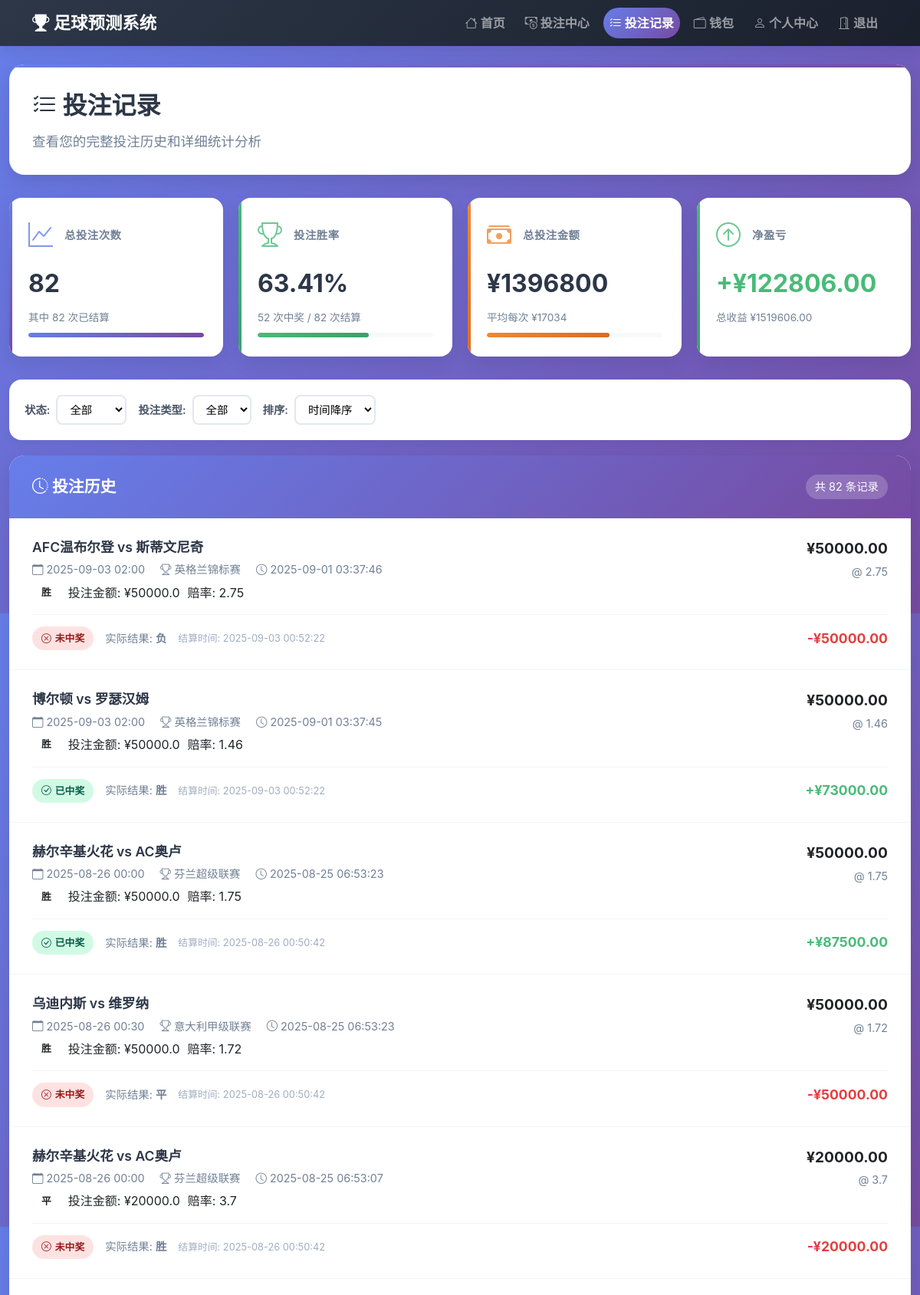
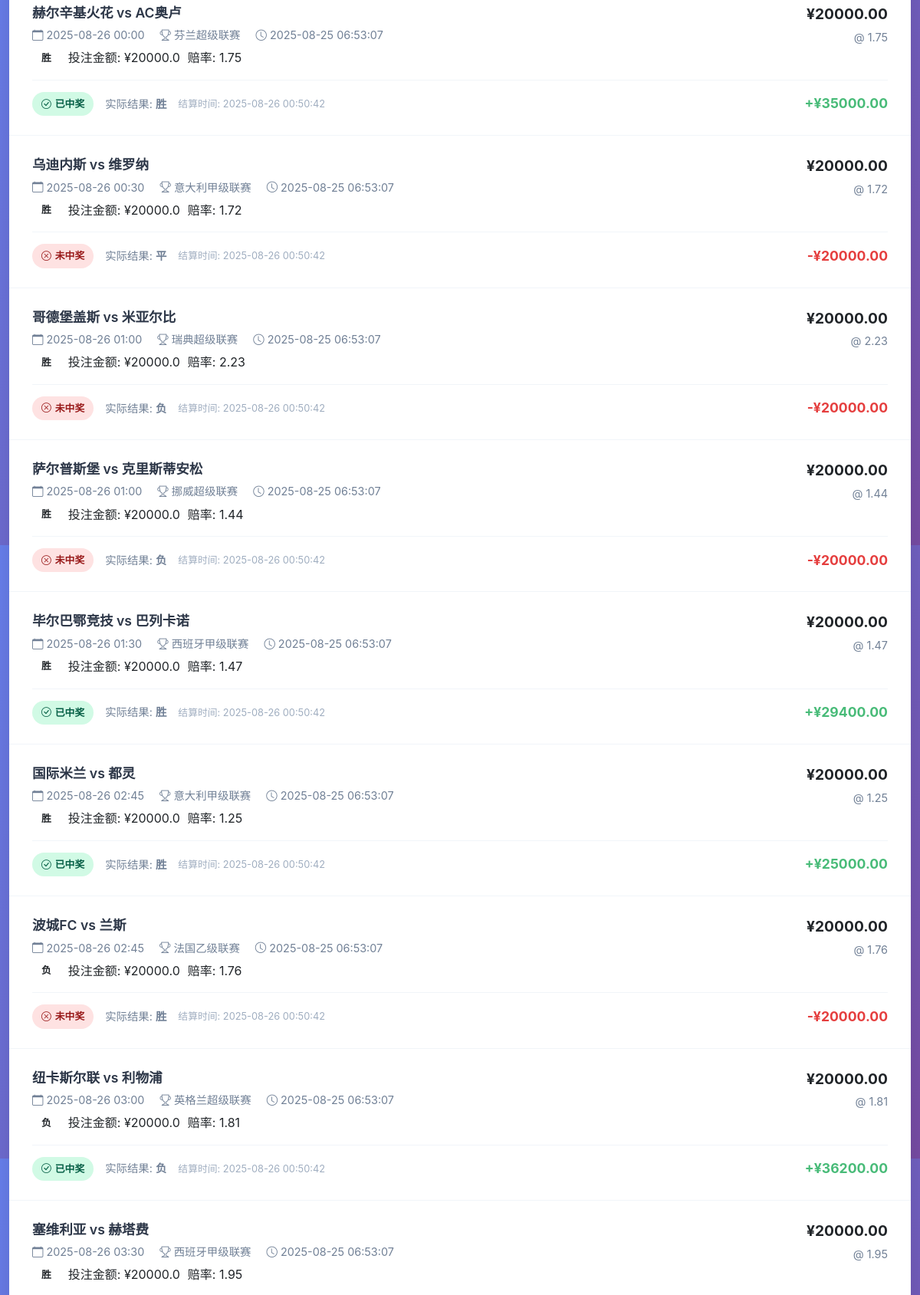
The page /betting_records (signed in, upper part) on the database its author committed (2 pictures, top to bottom).
### tables this page shows
CREATE TABLE "betting_records" (
            id INTEGER PRIMARY KEY AUTOINCREMENT,
            user_id INTEGER NOT NULL,
            parlay_id INTEGER,
            match_id TEXT NOT NULL,
            real_match_id TEXT,
            home_team TEXT NOT NULL,
            away_team TEXT NOT NULL,
            league TEXT,
            match_date TEXT,
            match_time TEXT,
            bet_type TEXT NOT NULL,
            bet_option TEXT NOT NULL,
            bet_amount REAL NOT NULL,
            odds REAL NOT NULL,
            potential_win REAL NOT NULL,
            actual_result TEXT,
            bet_result TEXT,
            actual_win REAL DEFAULT 0.0,
            bet_time DATETIME DEFAULT CURRENT_TIMESTAMP,
            settled_time DATETIME,
            status TEXT DEFAULT 'pending',
            FOREIGN KEY (user_id) REFERENCES users (id) ON DELETE CASCADE,
            FOREIGN KEY (parlay_id) REFERENCES parlay_bets (id) ON DELETE CASCADE
        );

### app.py (the view)
@app.route('/betting_records')
@login_required
def betting_records():
    user_id = session['user_id']
    records = get_user_betting_records(user_id, 100)
    betting_stats = get_betting_statistics(user_id)
    return render_template('betting_records.html',
                         records=records,
                         betting_stats=betting_stats)

### app.py (called while the page is built)
def get_db_connection():
    conn = sqlite3.connect(DB_FILE)
    conn.row_factory = sqlite3.Row  # 这使得查询结果可以像字典一样访问列
    return conn

def dict_from_row(row):
    if row is None:
        return None
    return dict(zip(row.keys(), row))

def get_user_betting_records(user_id, limit=20):
    conn = get_db_connection()
    records = conn.execute('''
        SELECT * FROM betting_records
        WHERE user_id = ?
        ORDER BY bet_time DESC
        LIMIT ?
    ''', (user_id, limit)).fetchall()
    conn.close()
    return [dict_from_row(record) for record in records]

def login_required(f):
    @wraps(f)
    def decorated_function(*args, **kwargs):
        if 'user_id' not in session:
            return redirect(url_for('login'))
        return f(*args, **kwargs)
    return decorated_function

### templates/betting_records.html (shortened to what this page needs)
<!DOCTYPE html>
<html lang="zh-CN">
<head>
    <link href="{{ url_for('static', filename='css/bootstrap.min.css') }}" rel="stylesheet">
    <link rel="stylesheet" href="{{ url_for('static', filename='css/bootstrap-icons.css') }}">
</head>
<body>
    <nav class="navbar navbar-expand-lg navbar-dark bg-dark">
        <div class="container">
            <a class="navbar-brand" href="{{ url_for('index') }}">
                <i class="bi bi-trophy-fill"></i> 足球预测系统
            </a>
            <div class="navbar-nav ms-auto">
                <a class="nav-link" href="{{ url_for('index') }}">
                    <i class="bi bi-house"></i> 首页
                </a>
                <a class="nav-link" href="{{ url_for('betting_center') }}">
                    <i class="bi bi-cash-coin"></i> 投注中心
                </a>
                <a class="nav-link active" href="{{ url_for('betting_records') }}">
                    <i class="bi bi-list-check"></i> 投注记录
                </a>
                <a class="nav-link" href="{{ url_for('wallet') }}">
                    <i class="bi bi-wallet2"></i> 钱包
                </a>
                <a class="nav-link" href="{{ url_for('profile') }}">
                    <i class="bi bi-person"></i> 个人中心
                </a>
                <a class="nav-link" href="{{ url_for('logout') }}" onclick="return confirm('确定要退出吗？')">
                    <i class="bi bi-door-open"></i> 退出
                </a>
            </div>
        </div>
    </nav>
    <div class="container-fluid mt-4">
        <div class="page-header">
            <div class="page-title">
                <i class="bi bi-list-check"></i> 投注记录
            </div>
            <div class="page-subtitle">
                查看您的完整投注历史和详细统计分析
            </div>
        </div>
        <div class="stats-grid">
            <div class="stat-card primary">
                <div class="stat-header">
                    <i class="stat-icon primary bi bi-graph-up"></i>
                    <div class="stat-title">总投注次数</div>
                </div>
                <div class="stat-value">{{ betting_stats.total_bets or 0 }}</div>
                <div class="stat-change">
                    {% if betting_stats.settled_bets %}
                        其中 {{ betting_stats.settled_bets }} 次已结算
                    {% else %}
                        暂无已结算投注
                    {% endif %}
                </div>
                <div class="stat-progress">
                    <div class="stat-progress-bar primary" style="width: {{ (betting_stats.settled_bets / betting_stats.total_bets * 100) if betting_stats.total_bets and betting_stats.total_bets > 0 else 0 }}%"></div>
                </div>
            </div>
            <div class="stat-card success">
                <div class="stat-header">
                    <i class="stat-icon success bi bi-trophy"></i>
                    <div class="stat-title">投注胜率</div>
                </div>
                <div class="stat-value">{{ betting_stats.win_rate or 0 }}%</div>
                <div class="stat-change">
                    {% if betting_stats.win_bets %}
                        {{ betting_stats.win_bets }} 次中奖 / {{ betting_stats.settled_bets or 0 }} 次结算
                    {% else %}
                        暂无中奖记录
                    {% endif %}
                </div>
                <div class="stat-progress">
                    <div class="stat-progress-bar success" style="width: {{ betting_stats.win_rate or 0 }}%"></div>
                </div>
            </div>
            <div class="stat-card warning">
                <div class="stat-header">
                    <i class="stat-icon warning bi bi-cash-stack"></i>
                    <div class="stat-title">总投注金额</div>
                </div>
                <div class="stat-value">¥{{ "%.0f"|format(betting_stats.total_bet_amount or 0) }}</div>
                <div class="stat-change">
                    平均每次 ¥{{ "%.0f"|format((betting_stats.total_bet_amount / betting_stats.total_bets) if betting_stats.total_bets and betting_stats.total_bets > 0 else 0) }}
                </div>
                <div class="stat-progress">
                    <div class="stat-progress-bar warning" style="width: 70%"></div>
                </div>
            </div>
            <div class="stat-card {{ 'success' if (betting_stats.total_win_amount or 0) > (betting_stats.total_bet_amount or 0) else 'danger' }}">
                <div class="stat-header">
                    <i class="stat-icon {{ 'success' if (betting_stats.total_win_amount or 0) > (betting_stats.total_bet_amount or 0) else 'danger' }} bi bi-{{ 'arrow-up-circle' if (betting_stats.total_win_amount or 0) > (betting_stats.total_bet_amount or 0) else 'arrow-down-circle' }}"></i>
                    <div class="stat-title">净盈亏</div>
                </div>
                {% set net_profit = (betting_stats.total_win_amount or 0) - (betting_stats.total_bet_amount or 0) %}
                <div class="stat-value {{ 'profit-positive' if net_profit > 0 else 'profit-negative' if net_profit < 0 else 'profit-zero' }}">
                    {% if net_profit > 0 %}+{% endif %}¥{{ "%.2f"|format(net_profit) }}
                </div>
                <div class="stat-change">
                    总收益 ¥{{ "%.2f"|format(betting_stats.total_win_amount or 0) }}
                </div>
            </div>
        </div>
        <div class="filters">
            <div class="filter-row">
                <div class="filter-group">
                    <label class="filter-label">状态:</label>
                    <select class="filter-select" id="statusFilter">
                        <option value="">全部</option>
                    </select>
                </div>
                <div class="filter-group">
                    <label class="filter-label">投注类型:</label>
                    <select class="filter-select" id="typeFilter">
                        <option value="">全部</option>
                    </select>
                </div>
                <div class="filter-group">
                    <label class="filter-label">排序:</label>
                    <select class="filter-select" id="sortFilter">
                        <option value="time_desc">时间降序</option>
                    </select>
                </div>
            </div>
        </div>
        <div class="records-container">
            <div class="records-header">
                <h5 class="records-title">
                    <i class="bi bi-clock-history"></i> 投注历史
                </h5>
                <div class="records-count">
                    共 {{ records|length }} 条记录
                </div>
            </div>
            <div class="records-content">
                {% if records %}
                    {% for record in records %}
                    <div class="record-item" data-status="{{ record.status or 'pending' }}" data-type="{{ record.bet_option }}" data-time="{{ record.bet_time }}" data-amount="{{ record.bet_amount }}">
                        <div class="record-main">
                            <div class="record-info">
                                <div class="record-match">{{ record.home_team }} vs {{ record.away_team }}</div>
                                <div class="record-details">
                                    <span><i class="bi bi-calendar"></i> {{ record.match_date }} {{ record.match_time }}</span>
                                    <span><i class="bi bi-trophy"></i> {{ record.league }}</span>
                                    <span><i class="bi bi-clock"></i> {{ record.bet_time }}</span>
                                </div>
                                <div class="record-bet">
                                    <span class="bet-type-badge {{ record.bet_option | lower }}">{{ record.bet_option }}</span>
                                    <span>投注金额: ¥{{ record.bet_amount }}</span>
                                    <span>赔率: {{ record.odds }}</span>
                                </div>
                            </div>
                            <div class="record-amount">
                                <div class="amount-value">¥{{ "%.2f"|format(record.bet_amount) }}</div>
                                <div class="odds-value">@ {{ record.odds }}</div>
                            </div>
                        </div>
                        <div class="record-status">
                            <div class="status-info">
                                {% if record.status == 'pending' %}
                                    <span class="status-badge pending">
                                        <i class="bi bi-clock"></i> 待结算
                                    </span>
                                {% elif record.bet_result == 'win' %}
                                    <span class="status-badge win">
                                        <i class="bi bi-check-circle"></i> 已中奖
                                    </span>
                                {% else %}
                                    <span class="status-badge lose">
                                        <i class="bi bi-x-circle"></i> 未中奖
                                    </span>
                                {% endif %}
                                {% if record.actual_result %}
                                    <span style="font-size: 0.9rem; color: #718096;">
                                        实际结果: <strong>{{ record.actual_result }}</strong>
                                    </span>
                                {% endif %}
                                {% if record.settled_time %}
                                    <span style="font-size: 0.8rem; color: #a0aec0;">
                                        结算时间: {{ record.settled_time }}
                                    </span>
                                {% endif %}
                            </div>
                            <div class="profit-display">
                                {% if record.status == 'pending' %}
                                    <span class="profit-zero">待结算</span>
                                {% elif record.bet_result == 'win' %}
                                    <span class="profit-positive">+¥{{ "%.2f"|format(record.actual_win) }}</span>
                                {% else %}
                                    <span class="profit-negative">-¥{{ "%.2f"|format(record.bet_amount) }}</span>
                                {% endif %}
                            </div>
                        </div>
                    </div>
                    {% endfor %}
                {% endif %}
            </div>
        </div>
    </div>
</body>
</html>

### rows shown on the page
betting_records: home_team "AFC温布尔登", away_team "斯蒂文尼奇", match_date "2025-09-03", match_time "02:00", league "英格兰锦标赛", bet_time "2025-09-01 03:37:46", bet_option "胜", bet_amount "50000.0", odds "2.75", bet_amount "50000.00", bet_result "lose" (drawn), status "未中奖", actual_result "负", settled_time "2025-09-03 00:52:22"
betting_records: home_team "博尔顿", away_team "罗瑟汉姆", match_date "2025-09-03", match_time "02:00", league "英格兰锦标赛", bet_time "2025-09-01 03:37:45", bet_option "胜", bet_amount "50000.0", odds "1.46", bet_amount "50000.00", bet_result "win" (drawn), status "已中奖", actual_result "胜", settled_time "2025-09-03 00:52:22", actual_win "73000.00"
betting_records: home_team "赫尔辛基火花", away_team "AC奥卢", match_date "2025-08-26", match_time "00:00", league "芬兰超级联赛", bet_time "2025-08-25 06:53:23", bet_option "胜", bet_amount "50000.0", odds "1.75", bet_amount "50000.00", bet_result "win" (drawn), status "已中奖", actual_result "胜", settled_time "2025-08-26 00:50:42", actual_win "87500.00"
betting_records: home_team "乌迪内斯", away_team "维罗纳", match_date "2025-08-26", match_time "00:30", league "意大利甲级联赛", bet_time "2025-08-25 06:53:23", bet_option "胜", bet_amount "50000.0", odds "1.72", bet_amount "50000.00", bet_result "lose" (drawn), status "未中奖", actual_result "平", settled_time "2025-08-26 00:50:42"
betting_records: home_team "赫尔辛基火花", away_team "AC奥卢", match_date "2025-08-26", match_time "00:00", league "芬兰超级联赛", bet_time "2025-08-25 06:53:07", bet_option "平", bet_amount "20000.0", odds "3.7", bet_amount "20000.00", bet_result "lose" (drawn), status "未中奖", actual_result "胜", settled_time "2025-08-26 00:50:42"
betting_records: home_team "赫尔辛基火花", away_team "AC奥卢", match_date "2025-08-26", match_time "00:00", league "芬兰超级联赛", bet_time "2025-08-25 06:53:07", bet_option "胜", bet_amount "20000.0", odds "1.75", bet_amount "20000.00", bet_result "win" (drawn), status "已中奖", actual_result "胜", settled_time "2025-08-26 00:50:42", actual_win "35000.00"
betting_records: home_team "乌迪内斯", away_team "维罗纳", match_date "2025-08-26", match_time "00:30", league "意大利甲级联赛", bet_time "2025-08-25 06:53:07", bet_option "胜", bet_amount "20000.0", odds "1.72", bet_amount "20000.00", bet_result "lose" (drawn), status "未中奖", actual_result "平", settled_time "2025-08-26 00:50:42"
betting_records: home_team "哥德堡盖斯", away_team "米亚尔比", match_date "2025-08-26", match_time "01:00", league "瑞典超级联赛", bet_time "2025-08-25 06:53:07", bet_option "胜", bet_amount "20000.0", odds "2.23", bet_amount "20000.00", bet_result "lose" (drawn), status "未中奖", actual_result "负", settled_time "2025-08-26 00:50:42"
betting_records: home_team "萨尔普斯堡", away_team "克里斯蒂安松", match_date "2025-08-26", match_time "01:00", league "挪威超级联赛", bet_time "2025-08-25 06:53:07", bet_option "胜", bet_amount "20000.0", odds "1.44", bet_amount "20000.00", bet_result "lose" (drawn), status "未中奖", actual_result "负", settled_time "2025-08-26 00:50:42"
betting_records: home_team "毕尔巴鄂竞技", away_team "巴列卡诺", match_date "2025-08-26", match_time "01:30", league "西班牙甲级联赛", bet_time "2025-08-25 06:53:07", bet_option "胜", bet_amount "20000.0", odds "1.47", bet_amount "20000.00", bet_result "win" (drawn), status "已中奖", actual_result "胜", settled_time "2025-08-26 00:50:42", actual_win "29400.00"
betting_records: home_team "国际米兰", away_team "都灵", match_date "2025-08-26", match_time "02:45", league "意大利甲级联赛", bet_time "2025-08-25 06:53:07", bet_option "胜", bet_amount "20000.0", odds "1.25", bet_amount "20000.00", bet_result "win" (drawn), status "已中奖", actual_result "胜", settled_time "2025-08-26 00:50:42", actual_win "25000.00"
betting_records: home_team "波城FC", away_team "兰斯", match_date "2025-08-26", match_time "02:45", league "法国乙级联赛", bet_time "2025-08-25 06:53:07", bet_option "负", bet_amount "20000.0", odds "1.76", bet_amount "20000.00", bet_result "lose" (drawn), status "未中奖", actual_result "胜", settled_time "2025-08-26 00:50:42"
betting_records: home_team "纽卡斯尔联", away_team "利物浦", match_date "2025-08-26", match_time "03:00", league "英格兰超级联赛", bet_time "2025-08-25 06:53:07", bet_option "负", bet_amount "20000.0", odds "1.81", bet_amount "20000.00", bet_result "win" (drawn), status "已中奖", actual_result "负", settled_time "2025-08-26 00:50:42", actual_win "36200.00"
betting_records: home_team "塞维利亚", away_team "赫塔费", match_date "2025-08-26", match_time "03:30", league "西班牙甲级联赛", bet_time "2025-08-25 06:53:07", bet_option "胜", bet_amount "20000.0", odds "1.95", bet_amount "20000.00"

### other values the page prints
{{ betting_stats.total_bets or 0 }} "82"
{{ betting_stats.settled_bets }} "82"
{{ betting_stats.win_rate or 0 }} "63.41"
{{ betting_stats.win_bets }} "52"
{{ betting_stats.settled_bets or 0 }} "82"
{{ "%.0f"|format(betting_stats.total_bet_amount or 0) }} "1396800"
{{ "%.2f"|format(net_profit) }} "122806.00"
{{ "%.2f"|format(betting_stats.total_win_amount or 0) }} "1519606.00"
{{ records|length }} "82"
